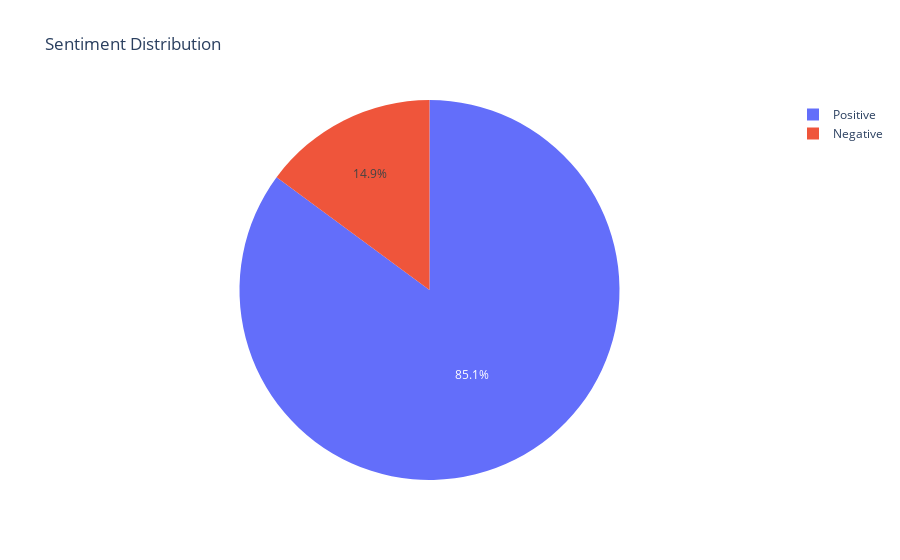

Notebook code cell kept with this figure:
### Code cell
# Create a DataFrame for the pie chart
data = pd.DataFrame({'Sentiment': ['Positive', 'Negative'], 'Percentage': [positive_percentage, negative_percentage]})

# Create the pie plot
fig = px.pie(data, names='Sentiment', values='Percentage', title='Sentiment Distribution')

# Show the plot
fig.show()

### Figure 1 — Plotly figure (JSON) as saved in the notebook; plotly's stock layout.template omitted (floating-point values rounded to 4 significant figures)
{"data": [{"domain": {"x": [0, 1], "y": [0, 1]}, "hovertemplate": "Sentiment=%{label}<br>Percentage=%{value}<extra></extra>", "labels": ["Positive", "Negative"], "legendgroup": "", "name": "", "showlegend": true, "type": "pie", "values": [85.11, 14.89]}], "layout": {"legend": {"tracegroupgap": 0}, "title": {"text": "Sentiment Distribution"}}}
